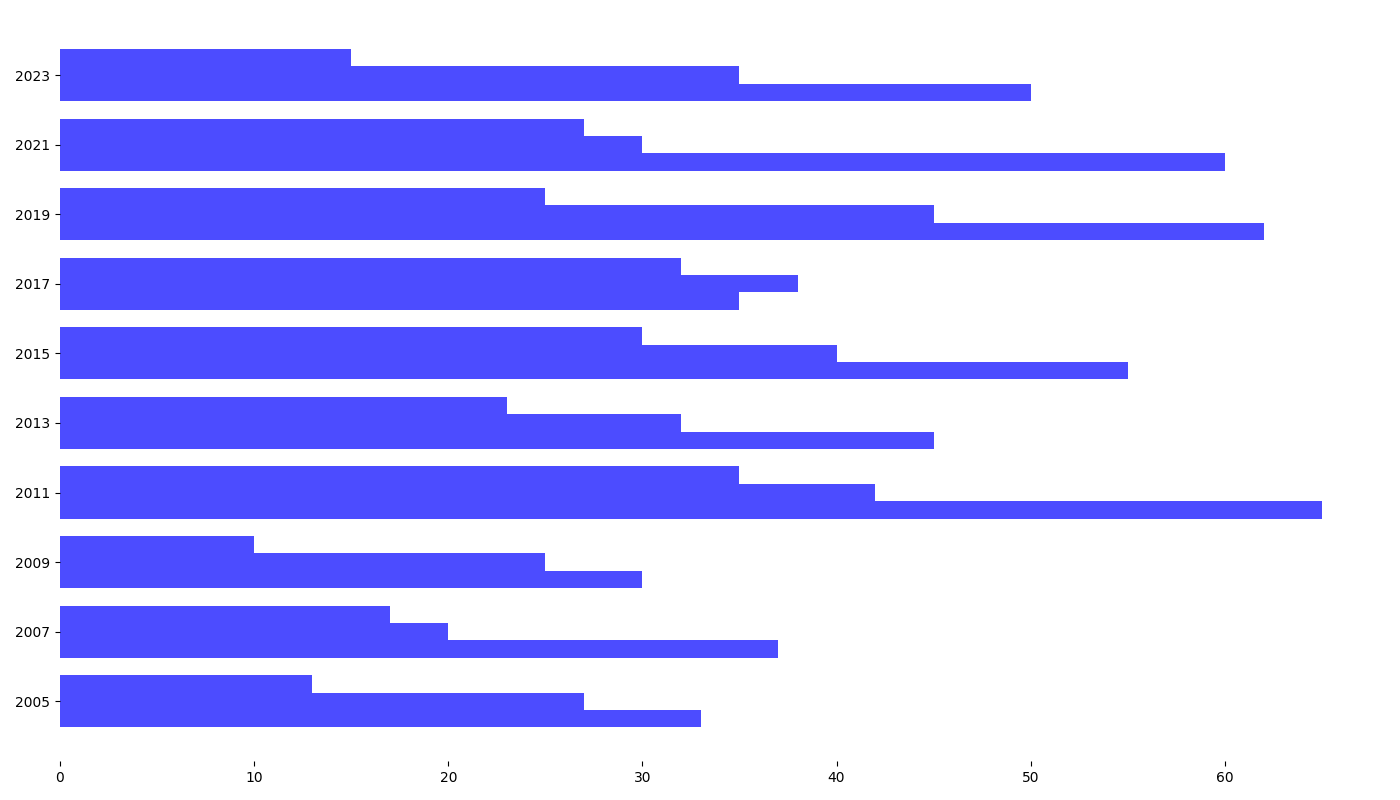

Recreate this plot in Python.
import matplotlib.pyplot as plt
import numpy as np

years = np.array([2005, 2007, 2009, 2011, 2013, 2015, 2017, 2019, 2021, 2023])

species_a_landing_density = np.array([33, 37, 30, 65, 45, 55, 35, 62, 60, 50])
species_b_landing_density = np.array([27, 20, 25, 42, 32, 40, 38, 45, 30, 35])
species_c_landing_density = np.array([13, 17, 10, 35, 23, 30, 32, 25, 27, 15])

fig, ax = plt.subplots(figsize=(14, 8))

bar_width = 0.25
indices = np.arange(len(years))
common_color = 'blue'  # Apply a single color across all groups
ax.barh(indices, species_a_landing_density, bar_width, color=common_color, alpha=0.7)
ax.barh(indices + bar_width, species_b_landing_density, bar_width, color=common_color, alpha=0.7)
ax.barh(indices + 2 * bar_width, species_c_landing_density, bar_width, color=common_color, alpha=0.7)

ax.set_yticks(indices + bar_width)
ax.set_yticklabels(years)

ax.spines['top'].set_visible(False)
ax.spines['right'].set_visible(False)
ax.spines['left'].set_visible(False)
ax.spines['bottom'].set_visible(False)

plt.tight_layout()
plt.show()
